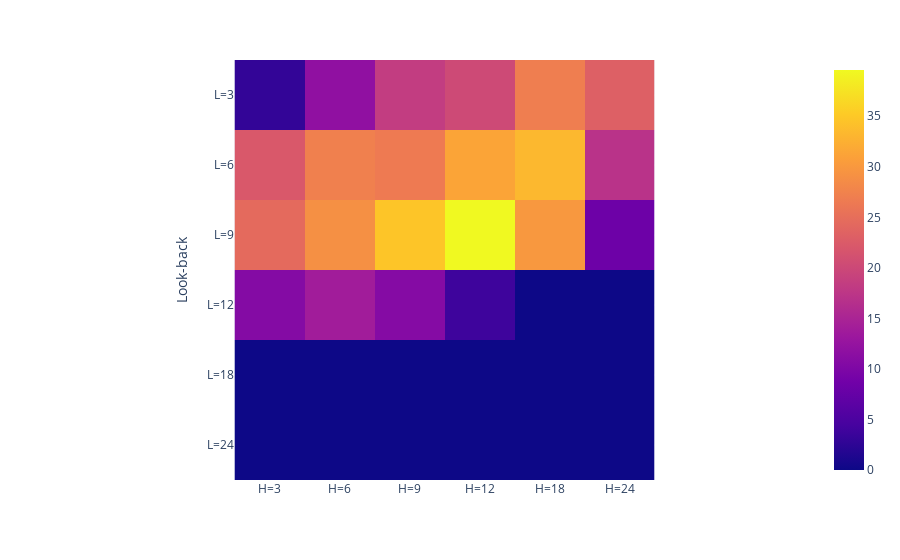

The notebook cell saved with this chart:
### Code cell
px.imshow(chart_r*100)

### Figure 1 — Plotly figure (JSON) as saved in the notebook; plotly's stock layout.template omitted (floating-point values rounded to 4 significant figures)
{"data": [{"coloraxis": "coloraxis", "hovertemplate": "x: %{x}<br>Look-back: %{y}<br>color: %{z}<extra></extra>", "type": "heatmap", "x": ["H=3", "H=6", "H=9", "H=12", "H=18", "H=24"], "y": ["L=3", "L=6", "L=9", "L=12", "L=18", "L=24"], "z": [[2.917, 11.89, 18.46, 20.18, 26.95, 23.12], [22.17, 27.24, 26.56, 31.35, 33.31, 17.07], [24.5, 29.06, 34.66, 39.58, 29.92, 8.291], [10.72, 13.92, 10.74, 3.77, 0.02877, 3.903e-05], [-3.711e-06, 1.387e-07, -9.691e-09, -3.079e-09, -1.665e-13, 0], [4.441e-13, 0, 0, 0, 0, 0]]}], "layout": {"coloraxis": {"colorscale": [[0, "#0d0887"], [0.1111, "#46039f"], [0.2222, "#7201a8"], [0.3333, "#9c179e"], [0.4444, "#bd3786"], [0.5556, "#d8576b"], [0.6667, "#ed7953"], [0.7778, "#fb9f3a"], [0.8889, "#fdca26"], [1, "#f0f921"]]}, "margin": {"t": 60}, "xaxis": {"constrain": "domain", "scaleanchor": "y"}, "yaxis": {"autorange": "reversed", "constrain": "domain", "title": {"text": "Look-back"}}}}
